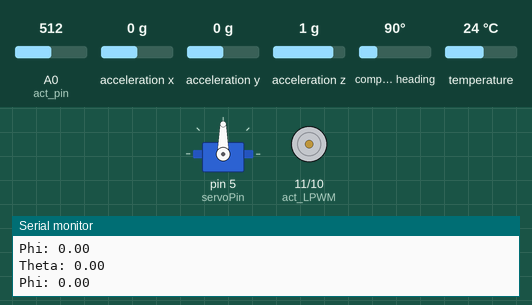
The sketch below on a simulated Arduino Uno, built with avr-gcc and run on an emulated ATmega328P. On the bench: servo, motor-driver pin pairs drawn as motors (green arrow = first pin HIGH = forward, orange = second pin HIGH = backward, longer = more drive), the last lines printed to the serial monitor. The test bench sets the inputs (shaded band); at power-on: acceleration y 0 g, acceleration z 1 g, A0 (act_pin) = 512, acceleration x 0 g, compass heading 90°, temperature 24 °C.

Above: at 3.2 s.
3.3 s: acceleration y set to -1.4 g
At 4.4 s:
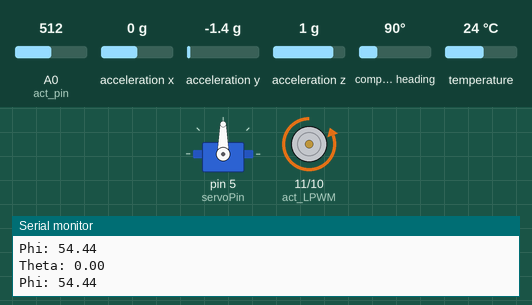
5.0 s: acceleration y set to 0.8 g
At 5.9 s:
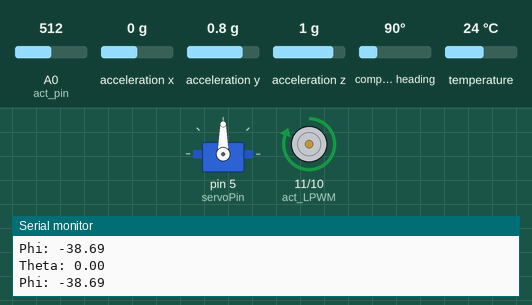
6.5 s: acceleration z set to 1.2 g
8.0 s: acceleration z set to 1.5 g
At 8.8 s:
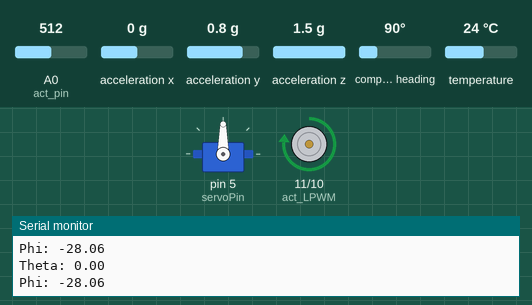
9.5 s: acceleration y set to -0.8 g
At 10.3 s:
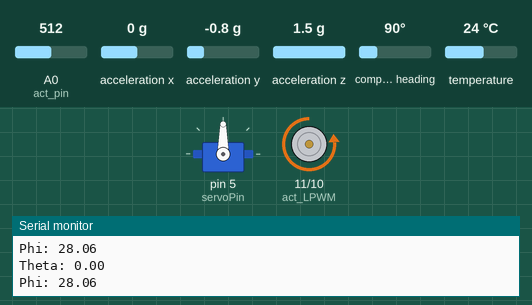
Timing chart, 0 to 12.0 s (numbered marks = the images above; inputs shaded):
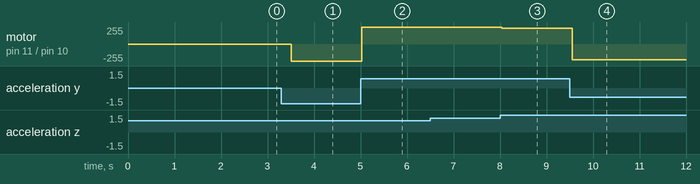

The sketch:

LauncherCode.ino
```cpp
// required for IMU calculations
#include <Wire.h>
#include <Adafruit_Sensor.h>
#include <Adafruit_BNO055.h>
#include <utility/imumaths.h>

// required for servo operation
#include <Servo.h>

// for sign operations
#define sgn(x) ((x) < 0 ? -1 : ((x) > 0 ? 1 : 0))

// the sample rate delay and IMU
#define BNO055_SAMPLERATE_DELAY_MS (500)
Adafruit_BNO055 myIMU = Adafruit_BNO055(55);

// for the servo motor
Servo myServo;
int servoPin = 5;
int servoZero = 90;
int prevServoPos = servoZero;

// the curent angles at the time of calibration
float shift_theta = 0.0;
float shift_phi = 0.0;
int updateCount = 0;

// the maximum values of theta and phi
int maxAngle = 30;

// to deal with gimbal lock
int dangerZone = 60;

// Arduino pins for linear actuator
int act_pin = A0;             // linear actuator potentiometer pin
int act_RPWM = 10;            // linear actutator RPWM connection
int act_LPWM = 11;            // linear actuator LWPM connection

// state variables for linear actuator
int actReading = 0;           // the value read by the linear actuator potentiometer
float actSpeed;               // speed of the linear actuator (value from 0-255)
float strokeLength = 8.0;     // length of linear actuator stroke
int maxAnalogReading;         // max value that linear actuator is allowed to move to
int minAnalogReading;         // min value that linear actuator is allowed to move to
int actPos;                   // the set position that the linear actuator is being moved to

// state variables for servo
float servoSpeed;             // the scaled rotation of the servo (value from 0-1)
float servoPos;               // the set position that the servo is being moved to
int microPos;                 // the servo position in microseconds that it is moving to

// to keep track of the current firing mode
// 0 = fine
// 1 = coarse
int sensitivityMode = 1;

// the minimum angle needed to activate
int sensitivity[] = {7, 15};

// maps input to output positions
float mapFloat(long x, long in_min, long in_max, long out_min, long out_max) {
  return (float)(x - in_min) * (out_max - out_min) / (float)(in_max - in_min) + out_min;
}

// moves the linear actuator in a given direction at a given speed
void driveActuator(int Direction, int Speed) {
  switch(Direction){
    case 1:  // extension
      analogWrite(act_RPWM, Speed);
      analogWrite(act_LPWM, 0);
      break;

    case 0:  // no movement
      analogWrite(act_RPWM, 0);
      analogWrite(act_LPWM, 0);
      break;

    case -1:  // retraction
      analogWrite(act_RPWM, 0);
      analogWrite(act_LPWM, Speed);
      break;
  }
}

// moves the linear actuator accordingly if the vertical (up and down) IMU angle surpasses the minimum angle
void moveAct(float phi) {

  // obtain the analog potentiometer reading of the linear actuator
  actReading = analogRead(act_pin);

  // don't move the machine if the values are incorrect
  if (abs(phi) > dangerZone) {
    phi = 0;
  }

  // constrain phi within the max angles
  if (abs(phi) > maxAngle) {
    phi = sgn(phi) * maxAngle;
  }

  // the difference between phi and the activation angle for a given sensitivity
  float diff = abs(phi) - sensitivity[sensitivityMode];

  // determine the actuator speed based on phi
  float actSpeed = mapFloat(abs(phi), 0, maxAngle, 0, 255);

  // extends the linear actuator if phi surpasses the minimum angle
  if (diff > 0) {
    driveActuator(sgn(phi), actSpeed);
  }
  // does not move the linear actuator if the minimum angle isn't surpassed
  else {
    actPos = actReading;
    driveActuator(0, actSpeed);
  }
}

// moves the servo accordingly if the horizontal (left and right) IMU angle surpasses the minimum angle
void moveServo(float theta) {

  // don't move the machine if the values are incorrect
  if (abs(theta) > dangerZone) {
    theta = 0;
  }

  // constrain theta within the max angles
  if (abs(theta) > maxAngle) {
    theta = sgn(theta) * maxAngle;
  }

  // the difference between theta and the activation angle for a given sensitivity
  float diff = abs(theta) - sensitivity[sensitivityMode];

  // before moving, obtain the last written position of the servo
  prevServoPos = myServo.read();

  // rotates the servo if theta surpasses the minimum angle
  if (diff > 0) {
    if (theta > 0) {
      myServo.write(prevServoPos - 12);
    }
    else if (theta < 0) {
      myServo.write(prevServoPos + 12);
    }
  }
}

// returns the shifted value of theta after calibration
float getTheta(imu::Vector<3> euler) {

  float shifted = euler.x() + (-1.0 * shift_theta);

  // to bound the angle from -180 to 180 degrees
  if (shifted > 180.0) {
    return shifted - 360.0;
  }
  else if (shifted < -180.0) {
    return shifted + 360.0;
  }
  else {
    return shifted;
  }
}

// returns the shifted value of phi after calibration
float getPhi(imu::Vector<3> euler) {
  return euler.z() + (-1.0 * shift_phi);
}

// updates the euler shift angles (theta and phi)
void updateShifts() {

  // calibrate and obtain the euler angles from the IMU
  uint8_t system, gyro, accel, mg = 0;
  myIMU.getCalibration(&system, &gyro, &accel, &mg);
  imu::Vector<3> euler = myIMU.getVector(Adafruit_BNO055::VECTOR_EULER);

  // euler x = theta
  shift_theta = euler.x();

  // euler z = phi
  shift_phi = euler.z();
}

void setup(void)
{
  // begin serial communication at a 9600 baud rate
  Serial.begin(9600);

  myIMU.begin();
  delay(1000);
  int8_t temp = myIMU.getTemp();
  myIMU.setExtCrystalUse(true);

  // zero the servo and attach it to the Arduino
  myServo.write(servoZero);
  myServo.attach(servoPin);

  // 1 second delay
  delay(1000);
}

void loop(void)
{
  // zero the IMU at the very beginning of the program
  if (updateCount < 1) {
    updateShifts();
    Serial.println("Calibrated\n");
    updateCount++;
  }

  // obtain the current euler angles of the imu
  imu::Vector<3> euler = myIMU.getVector(Adafruit_BNO055::VECTOR_EULER);

  Serial.print("Theta: ");
  Serial.println(getTheta(euler));
  Serial.print("Phi: ");
  Serial.println(getPhi(euler));
  Serial.println("");

  // move the linear actuator if necessary
  moveAct(getPhi(euler));

  // move the servo if necessary
  moveServo(getTheta(euler));

  // delay for the designated sample rate delay
  delay(BNO055_SAMPLERATE_DELAY_MS);
}
```

Measured:
- after the input at 3.3 s, motor on pin 11 (act_LPWM) / pin 10 (act_RPWM): stopped → backward 255/255 after 0.21 s
- after the input at 5.0 s, motor on pin 11 (act_LPWM) / pin 10 (act_RPWM): backward 255/255 → forward 255/255 at once
- after the input at 8.0 s, motor on pin 11 (act_LPWM) / pin 10 (act_RPWM): forward 255/255 → forward 238/255 at once
- after the input at 9.5 s, motor on pin 11 (act_LPWM) / pin 10 (act_RPWM): forward 238/255 → backward 238/255 after 0.05 s
